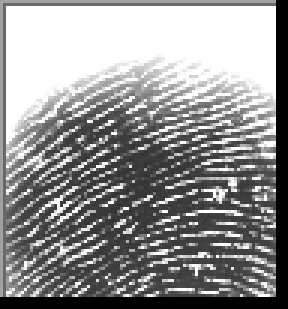
#> input picture gpu_training/Mixed_Dataset/a/cluster_0_3472.BMP, 96 x 103 px (shown 3 times larger); its folder holds only this picture in this run
$ jupyter execute --allow-errors new-traning.ipynb   (shell and % lines are left out)
#> lines starting #> are read from the running program, lines starting #| are printed output that depends on the picture; after the words box and inside, x2 and y2 are one past the last pixel; in counts of white or black regions, pixels touching at a corner belong together
[cell 1]
import os
import cv2
import matplotlib.pyplot as plt
from tensorflow.keras.utils import Sequence, to_categorical
import fingerprint_enhancer
import random
import albumentations as A

[cell 2]
data_dir = "./gpu_training/Mixed_Dataset"
img_size = (128, 128)
batch_size = 32
num_classes = 4

[cell 3]
# Display dataset information
def display_dataset_info(data_dir):
#> called with data_dir = './gpu_training/Mixed_Dataset'
    class_names = os.listdir(data_dir)  # List all class directories
    class_count = {class_name: len(os.listdir(os.path.join(data_dir, class_name))) for class_name in class_names}

    # Print the number of images in each class
    print("Dataset Class Distribution:")
    for class_name, count in class_count.items():
        print(f"{class_name}: {count} images")

    # Show a sample image from each class
    plt.figure(figsize=(12, 8))
    for idx, class_name in enumerate(class_names):
        class_path = os.path.join(data_dir, class_name)
        sample_image_path = os.path.join(class_path, os.listdir(class_path)[0])  # Get the first image from the class

        # Read and resize the image
        img = cv2.imread(sample_image_path)
#> img is the input picture: shape (103, 96, 3); min 0, max 255, mean 145.7
        img = cv2.cvtColor(img, cv2.COLOR_BGR2RGB)  # Convert BGR to RGB
        img = cv2.resize(img, img_size)
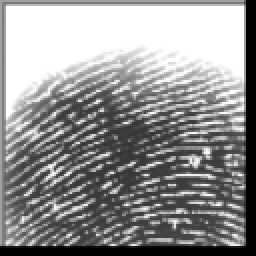
#> img: shape (128, 128, 3) (shown 2 times larger); min 0, max 255, mean 145.6

        # Display the image
        plt.subplot(2, 4, idx + 1)
        plt.imshow(img)
        plt.title(class_name)
        plt.axis("off")
#> pass 2 of the loop in display_dataset_info, `for idx, class_name in enumerate(class_names):`:
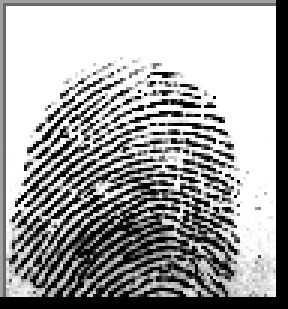
#> input picture gpu_training/Mixed_Dataset/ab/cluster_4_1044.BMP, 96 x 103 px (shown 3 times larger)
#> in display_dataset_info, img is the input picture: shape (103, 96, 3); min 0, max 255, mean 163
#> in display_dataset_info, `img = cv2.resize(img, img_size)`:
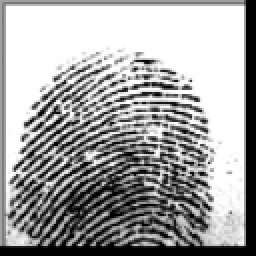
#> img: shape (128, 128, 3) (shown 2 times larger); min 0, max 255, mean 163

    plt.tight_layout()
    plt.show()
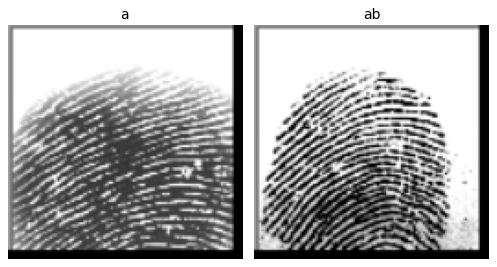
#> figure drawn by matplotlib, 2 panels

[cell 4]
# Call the function to display dataset information
display_dataset_info(data_dir)

[cell 5]
import cv2
import numpy as np
import random

def simple_augment(image):
    # --- Rotation ---
    angle = random.uniform(-10, 10)
    h, w = image.shape
    M = cv2.getRotationMatrix2D((w // 2, h // 2), angle, 1)
    image = cv2.warpAffine(image, M, (w, h), borderMode=cv2.BORDER_REFLECT)

    # --- Brightness ---
    brightness_factor = random.uniform(0.8, 1.2)
    image = np.clip(image * brightness_factor, 0, 255)

    # --- Contrast ---
    contrast_factor = random.uniform(0.8, 1.2)
    mean = np.mean(image)
    image = np.clip((image - mean) * contrast_factor + mean, 0, 255)

    return image.astype(np.uint8)

[cell 6]
def apply_masked_processing(image):
    """
    Apply Gaussian blur and adaptive thresholding to the fingerprint region.
    More conservative approach to preserve ridge patterns.
    """
    # Step 1: Create a binary mask for the fingerprint region
    # Use a more conservative threshold to preserve more detail
    _, binary_mask = cv2.threshold(image, 180, 255, cv2.THRESH_BINARY_INV)

    # Step 2: Apply lighter Gaussian blur to preserve ridge details
    blurred_image = cv2.GaussianBlur(image, (3, 3), 0.5)  # Reduced sigma

    # Step 3: Apply adaptive thresholding with adjusted parameters
    threshold_image = cv2.adaptiveThreshold(
        blurred_image, 255, cv2.ADAPTIVE_THRESH_GAUSSIAN_C,
        cv2.THRESH_BINARY, 15, 8  # Increased block size and C value
    )

    # Step 4: Isolate the fingerprint area (where mask is white)
    enhanced_fingerprint = cv2.bitwise_and(threshold_image, threshold_image, mask=binary_mask)

    # Step 5: Keep the original background (where mask is black)
    background = cv2.bitwise_and(image, image, mask=cv2.bitwise_not(binary_mask))

    # Step 6: Combine the enhanced fingerprint and the original background
    final_image = cv2.add(enhanced_fingerprint, background)

    # Ensure the result has sufficient variation
    if np.std(final_image) < 5:
        print("Warning: Masked processing resulted in low variation, returning original")
        return image

    return final_image

[cell 7]
def preprocess_image(image_path, img_size, augment=False):
    image = cv2.imread(image_path, cv2.IMREAD_GRAYSCALE)
    assert image is not None, f"Could not read image: {image_path}"

    target_h, target_w = img_size
    image = cv2.equalizeHist(image)
    image = cv2.bilateralFilter(image, 5, 20, 20)
    image = apply_masked_processing(image)

    if augment:
        image = simple_augment(image)

    if np.std(image) < 10:
        image = cv2.normalize(image, None, 0, 255, cv2.NORM_MINMAX)

    work = cv2.resize(image, (256, 256), interpolation=cv2.INTER_CUBIC)

    try:
        enhanced = fingerprint_enhancer.enhance_fingerprint(work)
        if enhanced is None or np.std(enhanced) == 0:
            print(f"Warning: Enhancement failed for {image_path}, using preprocessed")
            enhanced = work
    except Exception as e:
        print(f"Warning: Enhancement error for {image_path}: {e}")
        enhanced = work

    # --- SAFETY TYPE NORMALIZATION ---
    if enhanced.dtype == bool:
        enhanced = (enhanced * 255).astype(np.uint8)
    elif enhanced.dtype != np.uint8:
        enhanced = cv2.normalize(enhanced, None, 0, 255, cv2.NORM_MINMAX).astype(np.uint8)
    # -----------------------------------

    image = cv2.resize(enhanced, (target_w, target_h), interpolation=cv2.INTER_AREA)

    if image.dtype != np.uint8:
        image = (image * 255).astype(np.uint8)

    image = image.astype(np.float32) / 255.0
    image = np.expand_dims(image, axis=-1)
    return image

[cell 8]
class CustomImageGenerator(Sequence):
    def __init__(self, data_dir, img_size=(128, 128), batch_size=32, subset='training', validation_split=0.2, shuffle=True):
        self.data_dir = data_dir
        self.img_size = img_size
        self.batch_size = batch_size
        self.subset = subset
        self.validation_split = validation_split
        self.shuffle = shuffle
        self.class_names = sorted(os.listdir(data_dir))
        self.class_indices = {class_name: idx for idx, class_name in enumerate(self.class_names)}
        self.filepaths, self.labels = self._load_dataset()
        self.on_epoch_end()

    def _load_dataset(self):
        filepaths = []
        labels = []
        for class_name in self.class_names:
            class_path = os.path.join(self.data_dir, class_name)
            image_files = os.listdir(class_path)
            image_paths = [os.path.join(class_path, f) for f in image_files]
            n_total = len(image_paths)
            n_val = int(n_total * self.validation_split)
            if self.subset == 'training':
                selected = image_paths[n_val:]
            else:
                selected = image_paths[:n_val]
            filepaths.extend(selected)
            labels.extend([self.class_indices[class_name]] * len(selected))
#> pass 2 of the loop in _load_dataset, `for class_name in self.class_names:`:
#> pass 2 of the loop in _load_dataset, `for class_name in self.class_names:`:
        return filepaths, labels

    def __len__(self):
        return len(self.filepaths) // self.batch_size


    def __getitem__(self, index):
        batch_paths = self.filepaths[index * self.batch_size:(index + 1) * self.batch_size]
        batch_labels = self.labels[index * self.batch_size:(index + 1) * self.batch_size]

        images = [preprocess_image(path, self.img_size) for path in batch_paths]
        labels_one_hot = to_categorical(batch_labels, num_classes=len(self.class_names))

        return np.array(images), np.array(labels_one_hot)

    def on_epoch_end(self):
        if self.shuffle:
            combined = list(zip(self.filepaths, self.labels))
            random.shuffle(combined)
            self.filepaths, self.labels = zip(*combined)

[cell 9]
# Instantiate training and validation generators
train_gen = CustomImageGenerator(data_dir=data_dir, img_size=img_size, batch_size=batch_size, subset='training', validation_split=0.2)
#> (the rest of this cell did not finish here and is left out)

[cell 10]
from collections import Counter

train_counts = Counter(train_gen.labels)
#> (the rest of this cell did not finish here and is left out)

[cell 11]
import cv2
import numpy as np
import matplotlib.pyplot as plt
import random
import fingerprint_enhancer

def visualize_samples(generator, num_samples=4):
    """
    Visualize original, processed, and enhanced images from the generator.
    Skips samples that fail enhancement.
    """
    sample_paths = random.sample(generator.filepaths, num_samples)
    fig, axes = plt.subplots(num_samples, 3, figsize=(12, 4 * num_samples))

    for i, img_path in enumerate(sample_paths):
        img_orig = cv2.imread(img_path, cv2.IMREAD_GRAYSCALE)
        img_orig = cv2.resize(img_orig, generator.img_size)

        # Apply preprocessing/masking
        img_processed = apply_masked_processing(img_orig)

        # Normalize before enhancement
        img_norm = cv2.normalize(img_processed, None, 0, 255, cv2.NORM_MINMAX).astype(np.uint8)

        try:
            img_enhanced = fingerprint_enhancer.enhance_fingerprint(img_norm)
            img_enhanced = (img_enhanced * 255).astype(np.uint8)
        except Exception as e:
            print(f"⚠️ Enhancement failed for {os.path.basename(img_path)}: {e}")
            img_enhanced = np.zeros_like(img_norm)  # fallback blank

        # Plot
        axes[i, 0].imshow(img_orig, cmap='gray')
        axes[i, 0].set_title('Original')
        axes[i, 0].axis('off')

        axes[i, 1].imshow(img_processed, cmap='gray')
        axes[i, 1].set_title('Masked + Gaussian')
        axes[i, 1].axis('off')

        axes[i, 2].imshow(img_enhanced, cmap='gray')
        axes[i, 2].set_title('Enhanced')
        axes[i, 2].axis('off')

    plt.tight_layout()
    plt.show()


# Visualize samples from the training generator
#> (the rest of this cell did not finish here and is left out)

[cell 12]
# Check the class indices mapping
print("Class Indices Mapping:", train_gen.class_indices)

#> (a cell that did not finish here is left out)

[cell 14]
from sklearn.utils import class_weight
import numpy as np

# Use train_gen.labels instead of train_gen.classes
class_labels = np.array(train_gen.labels)

class_weights = class_weight.compute_class_weight(
    class_weight='balanced',
    classes=np.unique(class_labels),
    y=class_labels
)

# Optional: Map weights to class indices
class_weights_dict = dict(enumerate(class_weights))

print("Class weights:", class_weights_dict)

[cell 15]
from tensorflow.keras.models import Sequential
from tensorflow.keras.layers import Conv2D, MaxPooling2D, Flatten, Dense, Dropout, BatchNormalization

# Build a Convolutional Neural Network (CNN) Model
#> (the rest of this cell did not finish here and is left out)

[cell 16]
from tensorflow.keras.optimizers import Adam
from tensorflow.keras.callbacks import ReduceLROnPlateau, EarlyStopping, ModelCheckpoint

# Compile the model (use categorical crossentropy instead of focal loss for balanced classes)
#> (the rest of this cell did not finish here and is left out)

#> (a cell that did not finish here is left out)

#> (a cell that did not finish here is left out)

#> (a cell that did not finish here is left out)

#> (a cell that did not finish here is left out)

[cell 21]
steps_per_epoch = len(train_gen)
#> (the rest of this cell did not finish here and is left out)

#> (a cell that did not finish here is left out)

#> in preprocess_image, `image = cv2.equalizeHist(image)`:
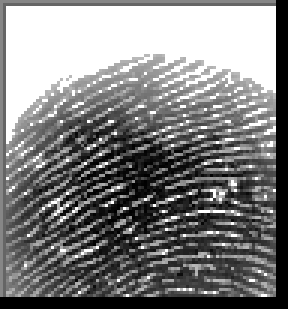
#> image: shape (103, 96) (shown 3 times larger); min 0, max 255, mean 127.1
#> in apply_masked_processing, `_, binary_mask = cv2.threshold(image, 180, 255, cv2.THRESH_BINARY_INV)`:
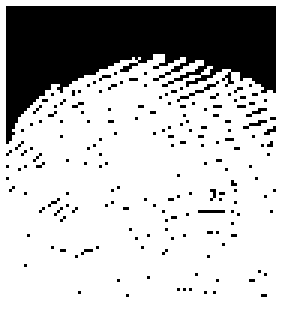
#> binary_mask: shape (103, 96) (shown 3 times larger); 74.6% white; 175 black regions (174 under 20 px), largest, box (x1, y1, x2, y2) and area: (2, 2, 92, 48) 2213
#> in apply_masked_processing, `blurred_image = cv2.GaussianBlur(image, (3, 3), 0.5)`:
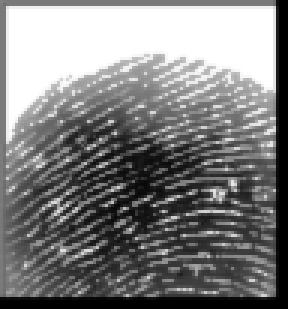
#> blurred_image: shape (103, 96) (shown 3 times larger); min 0, max 255, mean 126.1
#> in apply_masked_processing, `threshold_image = cv2.adaptiveThreshold( blurred_image, 255, cv2.ADAPT..`:
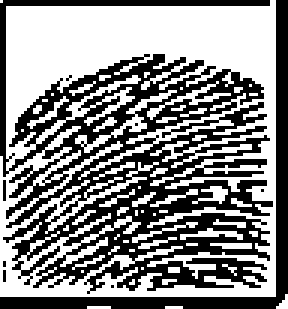
#> threshold_image: shape (103, 96) (shown 3 times larger); 53.4% white; 9 black regions (7 under 20 px), largest, box (x1, y1, x2, y2) and area: (0, 0, 91, 98) 3832, (0, 0, 96, 103) 755
#> in apply_masked_processing, `enhanced_fingerprint = cv2.bitwise_and(threshold_image, threshold_imag..`:
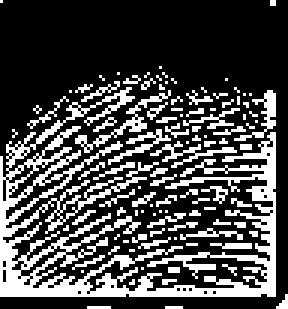
#> enhanced_fingerprint: shape (103, 96) (shown 3 times larger); 28.1% white in thin lines or dots
#> in apply_masked_processing, `background = cv2.bitwise_and(image, image, mask=cv2.bitwise_not(binary..`:
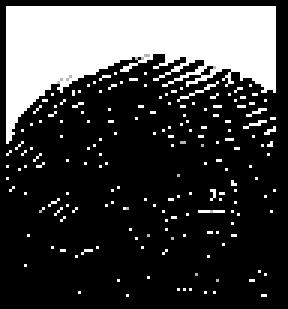
#> background: shape (103, 96) (shown 3 times larger); min 0, max 255, mean 64.6
#> in preprocess_image, `work = cv2.resize(image, (256, 256), interpolation=cv2.INTER_CUBIC)`:
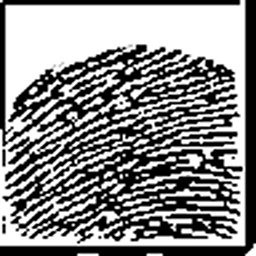
#> work: shape (256, 256); min 0, max 255, mean 137.3
